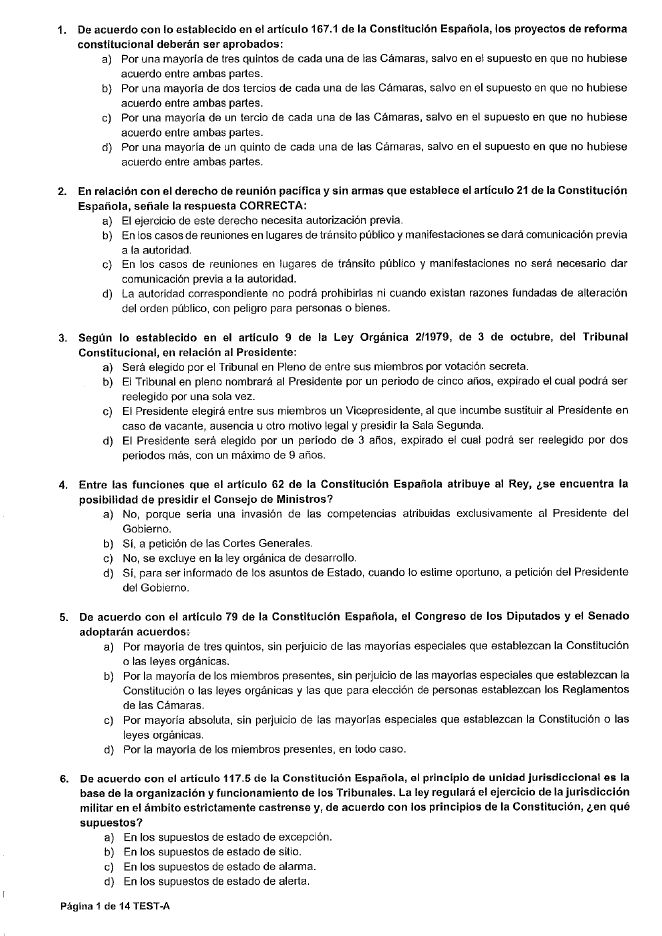
#> input picture ss-casolab/SS/_trabajo/investigacion/ocr/imagenes_2024_conv2023_libre_A/page-01.png, 1324 x 1872 px (shown at 1/2 size)
$ python make_contact_sheets.py ../investigacion/ocr/imagenes_2024_conv2023_libre_A out
#> lines starting #> are read from the running program, lines starting #| are printed output that depends on the picture
from __future__ import annotations

import argparse
from pathlib import Path

from PIL import Image, ImageDraw, ImageFont


def font(size: int):
    path = Path("C:/Windows/Fonts/arial.ttf")
    return ImageFont.truetype(str(path), size) if path.exists() else ImageFont.load_default()


def main() -> None:
    parser = argparse.ArgumentParser()
    parser.add_argument("input_dir", type=Path)
    parser.add_argument("output_dir", type=Path)
    parser.add_argument("--prefix", default="contacto")
    parser.add_argument("--per-sheet", type=int, default=12)
    args = parser.parse_args()

    pages = sorted(
        [
            *args.input_dir.glob("*.png"),
            *args.input_dir.glob("*.jpg"),
            *args.input_dir.glob("*.jpeg"),
        ]
    )
    args.output_dir.mkdir(parents=True, exist_ok=True)
    thumb_width = 270
    columns = 4
    label_height = 32
    margin = 18
    page_font = font(18)

    outputs = []
    for batch_index in range(0, len(pages), args.per_sheet):
        batch = pages[batch_index : batch_index + args.per_sheet]
        thumbs = []
        for path in batch:
            with Image.open(path) as source:
#> source is the input picture: PIL image 1324x1872 RGB; min 0, max 255, mean 236.5
                source = source.convert("RGB")
                ratio = thumb_width / source.width
#> ratio = 0.204
                thumb = source.resize(
                    (thumb_width, round(source.height * ratio)),
                    Image.Resampling.LANCZOS,
                )
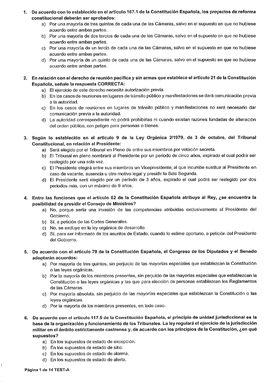
#> thumb: PIL image 270x382 RGB; min 30, max 255, mean 235.5
            thumbs.append((path, thumb))
        thumb_height = max(image.height for _, image in thumbs)
        rows = (len(thumbs) + columns - 1) // columns
        width = margin + columns * (thumb_width + margin)
        height = margin + rows * (thumb_height + label_height + margin)
        sheet = Image.new("RGB", (width, height), "#DCE3EA")
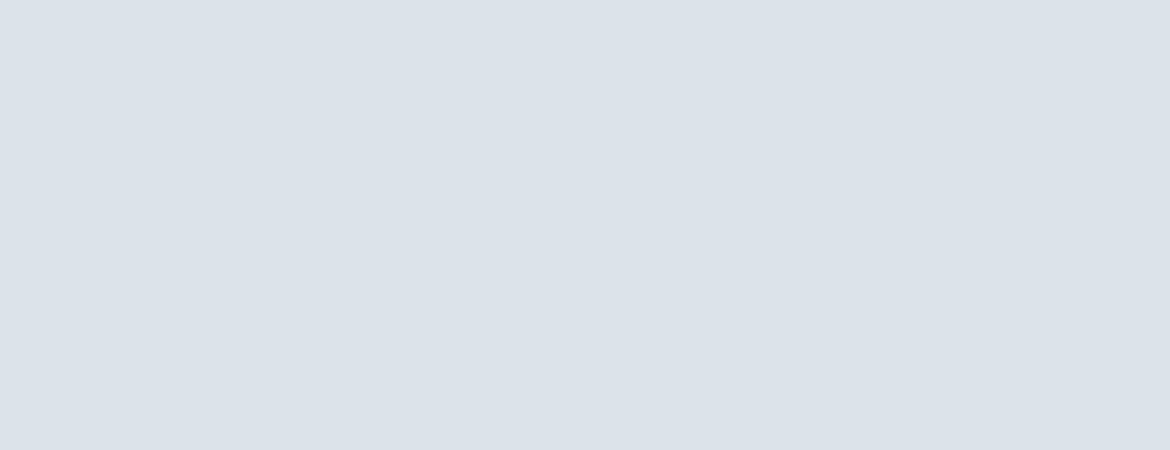
#> sheet: PIL image 1170x450 RGB; mean R, G, B 220, 227, 234
        draw = ImageDraw.Draw(sheet)
        for index, (path, thumb) in enumerate(thumbs):
            row, column = divmod(index, columns)
            x = margin + column * (thumb_width + margin)
            y = margin + row * (thumb_height + label_height + margin)
            sheet.paste(thumb, (x, y))
            draw.text(
                (x, y + thumb_height + 5),
                path.stem,
                fill="#17365D",
                font=page_font,
            )
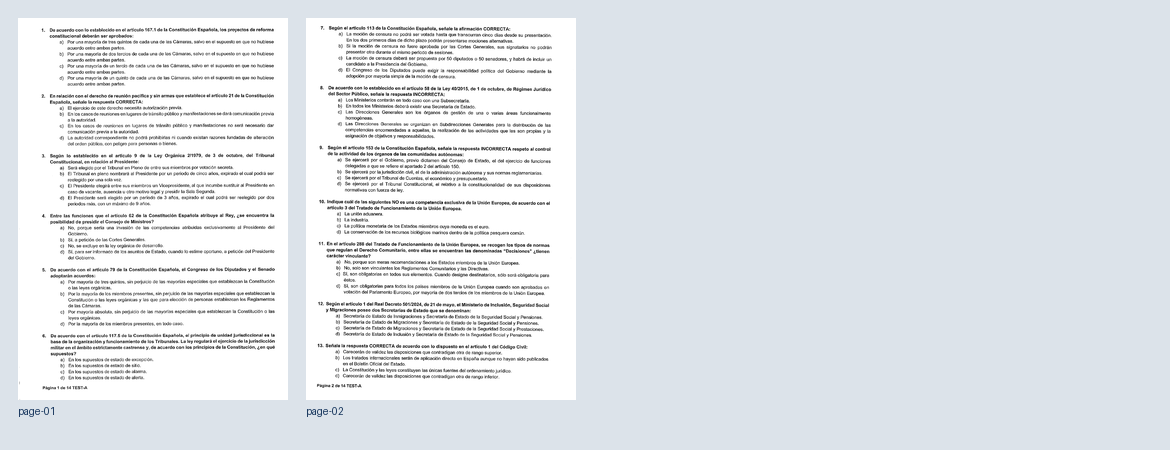
#> sheet: PIL image 1170x450 RGB; mean R, G, B 225.1, 229.4, 233.6
        output = args.output_dir / f"{args.prefix}_{batch_index // args.per_sheet + 1:02d}.png"
        sheet.save(output, optimize=True)
        outputs.append(output)

    for output in outputs:
        print(output)


if __name__ == "__main__":
    main()

$ run again, on ss-casolab/SS/_trabajo/investigacion/ocr/imagenes_2024_conv2023_libre_A/page-03.png
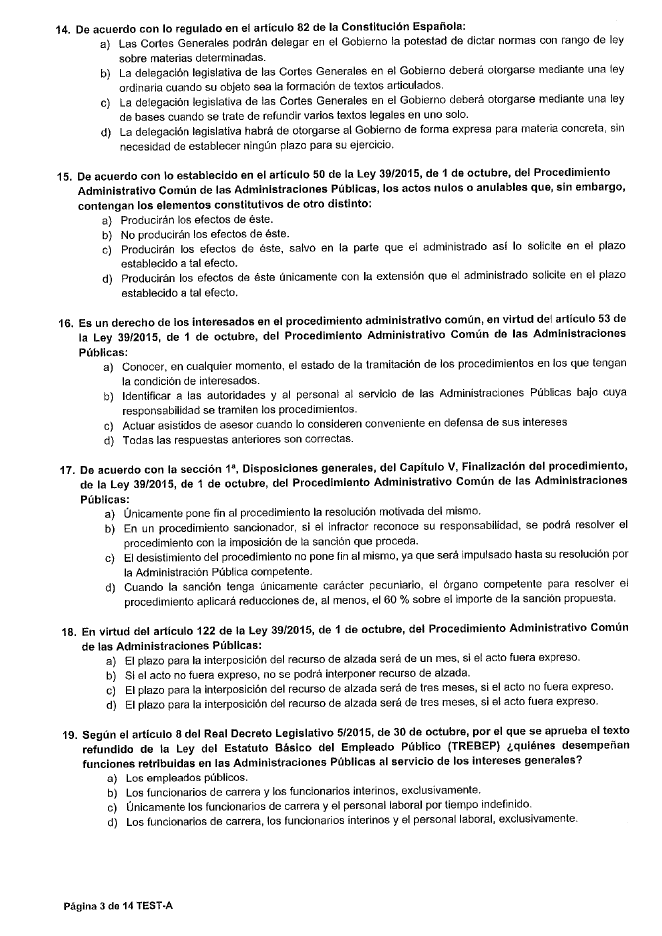
#> input picture ss-casolab/SS/_trabajo/investigacion/ocr/imagenes_2024_conv2023_libre_A/page-03.png, 1324 x 1872 px (shown at 1/2 size)
#> in main, source is the input picture: PIL image 1324x1872 RGB; min 0, max 255, mean 234.8
#> in main, `thumb = source.resize( (thumb_width, round(source.height * ratio)), Im..`:
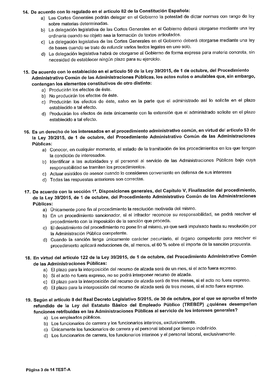
#> thumb: PIL image 270x382 RGB; min 37, max 255, mean 233.7
#> thumb_height = 382
#> rows = 1
#> height = 450
#> the loop in main, `for index, (path, thumb) in enumerate(thumbs):` made 1 pass
#> (row, column, x, y) on pass 1: (0, 0, 18, 18)
#> after the loop in main, `for index, (path, thumb) in enumerate(thumbs):`:
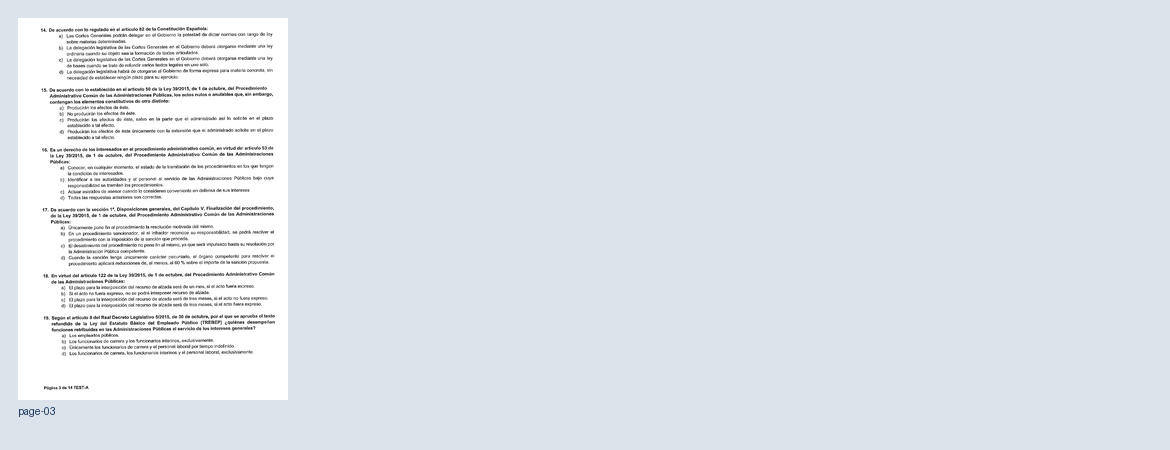
#> sheet: PIL image 1170x450 RGB; mean R, G, B 222.6, 228.3, 233.9

$ run again, on ss-casolab/SS/_trabajo/investigacion/ocr/imagenes_2024_conv2023_libre_A/page-04.png
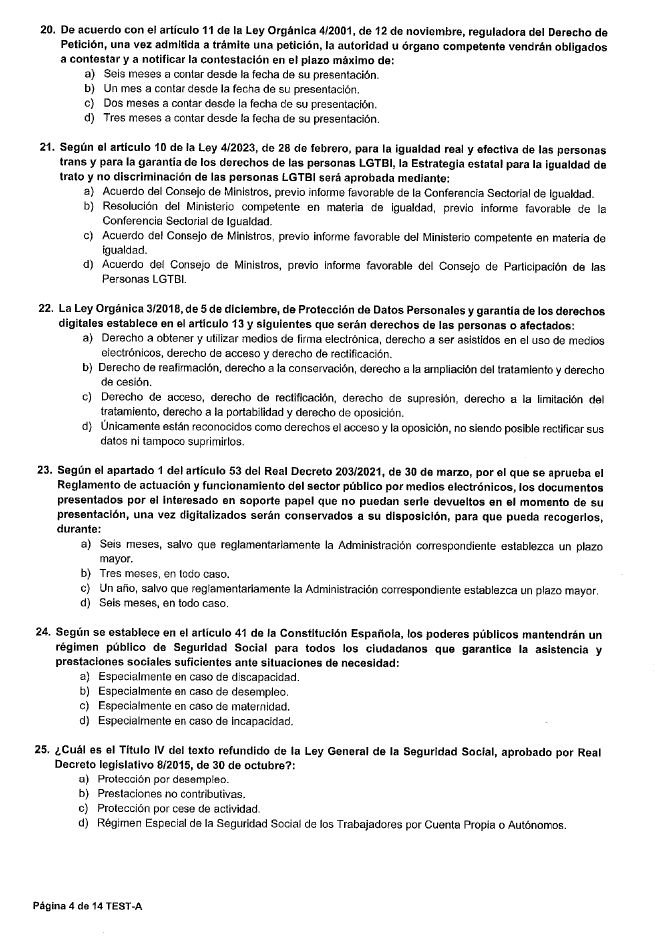
#> input picture ss-casolab/SS/_trabajo/investigacion/ocr/imagenes_2024_conv2023_libre_A/page-04.png, 1324 x 1872 px (shown at 1/2 size)
#> in main, source is the input picture: PIL image 1324x1872 RGB; min 0, max 255, mean 234.6
#> in main, `thumb = source.resize( (thumb_width, round(source.height * ratio)), Im..`:
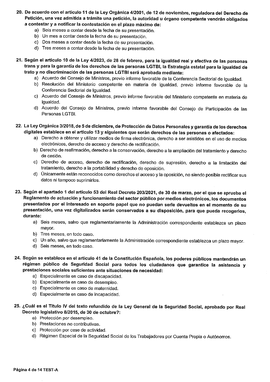
#> thumb: PIL image 270x382 RGB; min 22, max 255, mean 233.6
#> thumb_height = 382
#> rows = 1
#> height = 450
#> the loop in main, `for index, (path, thumb) in enumerate(thumbs):` made 1 pass
#> (row, column, x, y) on pass 1: (0, 0, 18, 18)
#> after the loop in main, `for index, (path, thumb) in enumerate(thumbs):`:
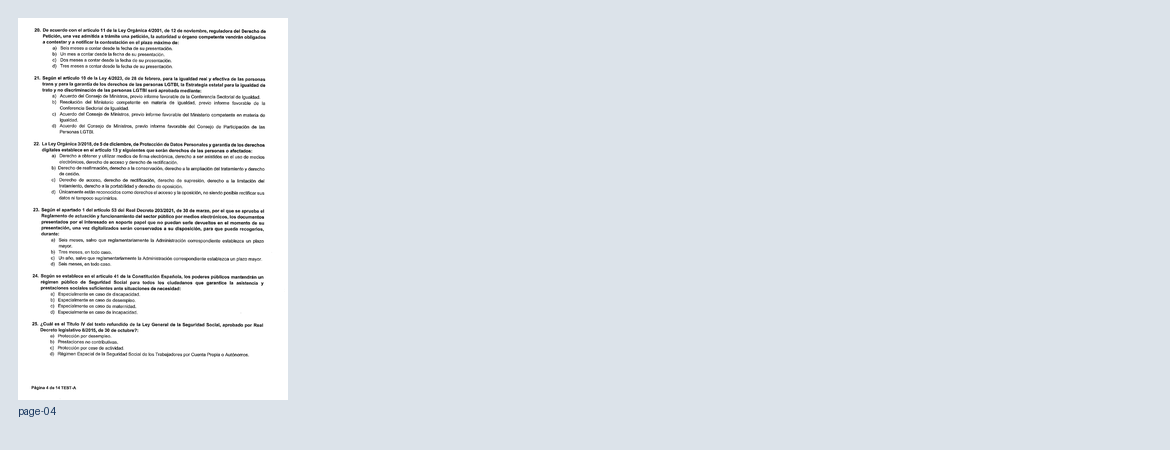
#> sheet: PIL image 1170x450 RGB; mean R, G, B 222.6, 228.3, 233.9

$ run again, on ss-casolab/SS/_trabajo/investigacion/ocr/imagenes_2024_conv2023_libre_A/page-05.png
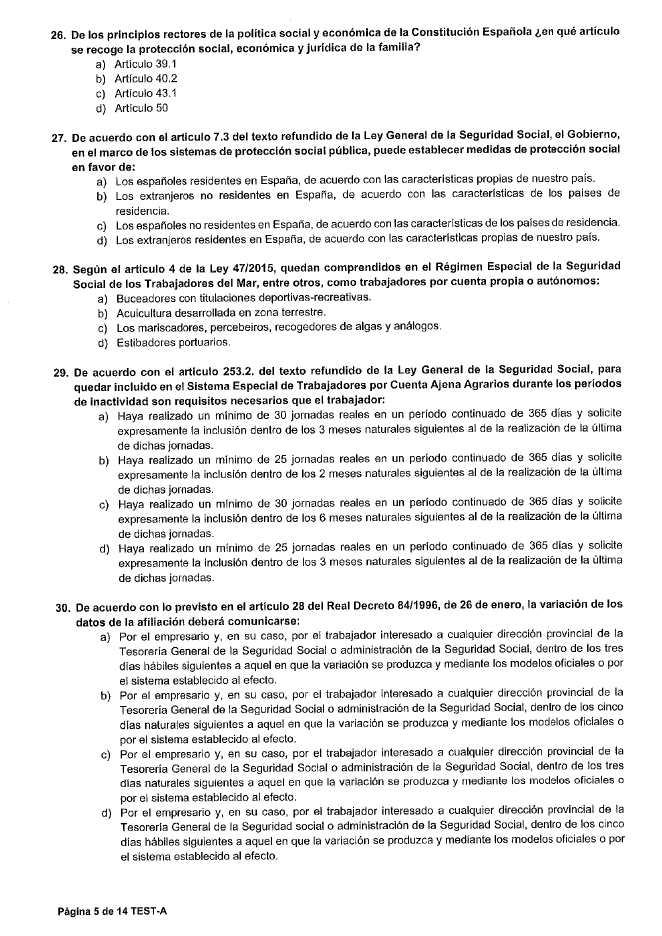
#> input picture ss-casolab/SS/_trabajo/investigacion/ocr/imagenes_2024_conv2023_libre_A/page-05.png, 1324 x 1872 px (shown at 1/2 size)
#> in main, source is the input picture: PIL image 1324x1872 RGB; min 0, max 255, mean 234.4
#> in main, `thumb = source.resize( (thumb_width, round(source.height * ratio)), Im..`:
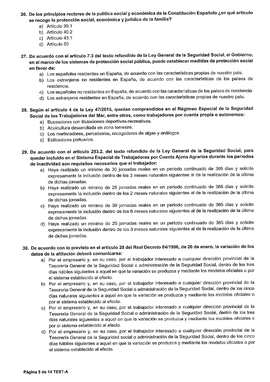
#> thumb: PIL image 270x382 RGB; min 25, max 255, mean 233.3
#> thumb_height = 382
#> rows = 1
#> height = 450
#> the loop in main, `for index, (path, thumb) in enumerate(thumbs):` made 1 pass
#> (row, column, x, y) on pass 1: (0, 0, 18, 18)
#> after the loop in main, `for index, (path, thumb) in enumerate(thumbs):`:
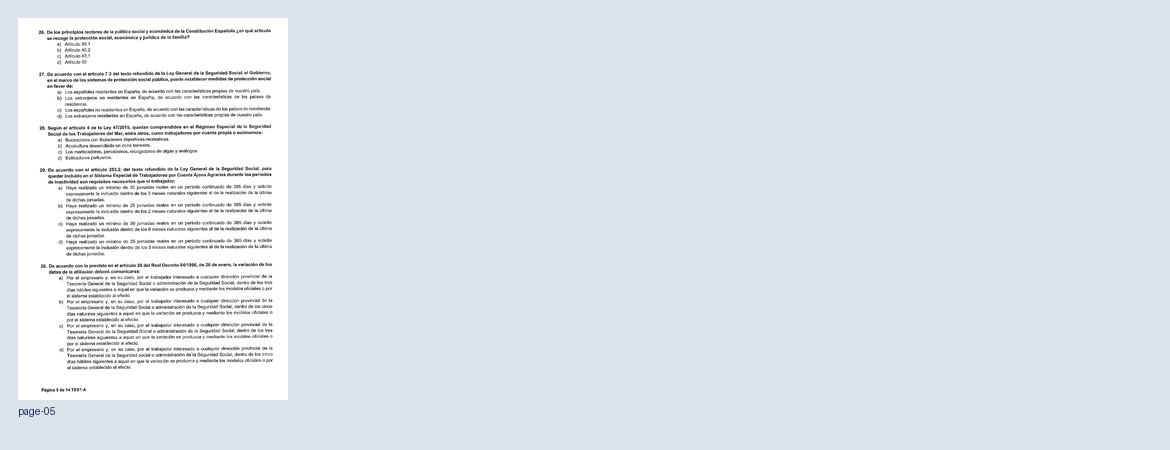
#> sheet: PIL image 1170x450 RGB; mean R, G, B 222.6, 228.2, 233.8
